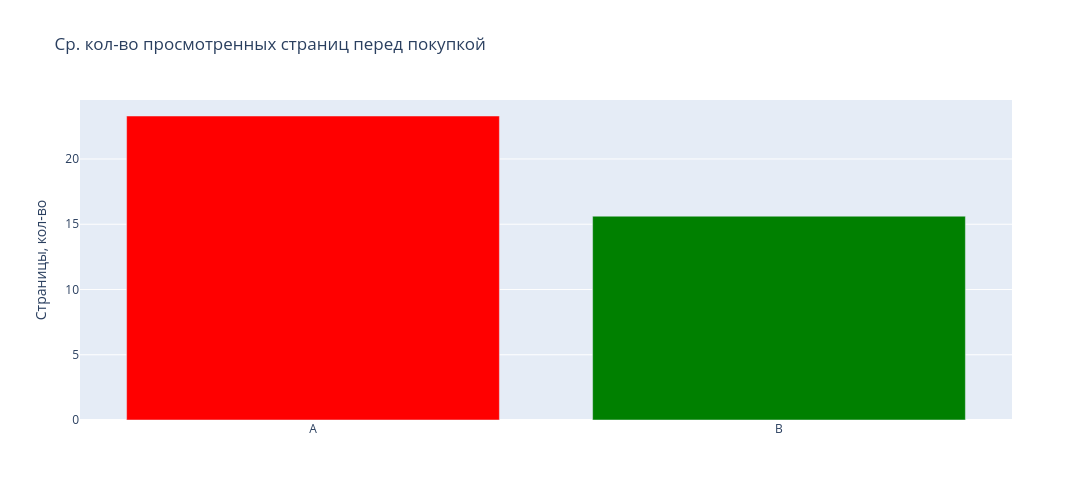

Write notebook code for a chart like this one.
### Markdown cell above
На основании полученного `p-value`, равного `0.177`, можно сделать следующий вывод:

`p-value` (`0.177`) > α: Это означает, что у нас недостаточно статистических доказательств, чтобы отвергнуть нулевую гипотезу.

Существует вероятность в `17.7%` получить наблюдаемую разницу в конверсии между группами `A` и `B`, если на самом деле нулевая гипотеза `верна`. 

Мы `не можем отвергнуть` нулевую гипотезу. Другими словами, у нас недостаточно данных, чтобы подтвердить, что изменения, наблюдаемые в конверсии, статистически значимы и не являются случайными колебаниями.

### Code cell
fig = go.Figure()

fig.add_trace(go.Bar(x=average_page_views.index,
                     y=average_page_views.values,
                     marker_color=['red', 'green']))

fig.update_layout(height=500, width=1200,
                  title_text="Ср. кол-во просмотренных страниц перед покупкой", showlegend=False)
fig.update_yaxes(title_text="Страницы, кол-во")

fig.show()

### Figure 1 — Plotly figure (JSON) as saved in the notebook; plotly's stock layout.template omitted (floating-point values rounded to 4 significant figures)
{"data": [{"marker": {"color": ["red", "green"]}, "type": "bar", "x": ["A", "B"], "y": [23.29, 15.62]}], "layout": {"height": 500, "showlegend": false, "title": {"text": "Ср. кол-во просмотренных страниц перед покупкой"}, "width": 1200, "yaxis": {"title": {"text": "Страницы, кол-во"}}}}
